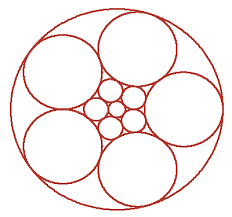
#> input picture circle.png, 232 x 217 px
$ python contours.py   (older library calls are emulated)
#> lines starting #> are read from the running program, lines starting #| are printed output that depends on the picture; after the words box and inside, x2 and y2 are one past the last pixel; in counts of white or black regions, pixels touching at a corner belong together
# -*- coding: utf-8 -*-
"""
Created on Sun Jun 07 17:48:34 2015

@author: Johnny

Illustrate the tutorial contour demo.
"""

'''import numpy as np
import cv2


img = cv2.imread('IMG_20190325_102353.jpg')
img_bak = img.copy()

imgray = cv2.cvtColor(img, cv2.COLOR_BGR2GRAY)
#ret, thresh = cv2.threshold(imgray, 110, 240, cv2.THRESH_BINARY)
thresh = cv2.adaptiveThreshold(imgray,250,cv2.ADAPTIVE_THRESH_MEAN_C,cv2.THRESH_BINARY,11,2)
image, contours, hierarchy = cv2.findContours(thresh, cv2.RETR_TREE, cv2.CHAIN_APPROX_SIMPLE)
contour_list = []#print(contours)
img = cv2.drawContours(img, contours, -1, (0, 255, 0), 1)
cv2.imshow("Countour Mask", image)
cv2.imshow("Countor Plotter", img)
cv2.imwrite("tcon.jpg",img)
cv2.imwrite("countor Mask.jpg",image)
cv2.waitKey()
k = cv2.waitKey(0) & 0xFF
cv2.destroyAllWindows()'''

import numpy as np
import cv2


img = cv2.imread('circle.png')
#> img is the input picture: shape (217, 232, 3); mean B, G, R 238.6, 239.3, 248.9
img_bak = img.copy()

imgray = cv2.cvtColor(img, cv2.COLOR_BGR2GRAY)
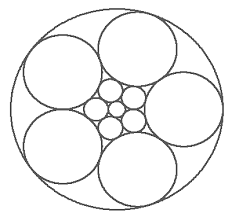
#> imgray: shape (217, 232); min 51, max 255, mean 242.1
ret, thresh = cv2.threshold(imgray, 110, 240, cv2.THRESH_BINARY)
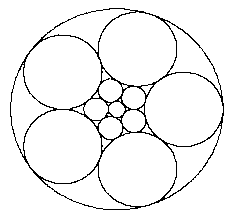
#> thresh: shape (217, 232); values 0 (black) and 240 (white), 95% white; black in thin lines or dots, all inside (x1, y1, x2, y2) = (10, 8, 224, 210)
#thresh = cv2.adaptiveThreshold(imgray,250,cv2.ADAPTIVE_THRESH_MEAN_C,cv2.THRESH_BINARY,11,2)
image, contours, hierarchy = cv2.findContours(thresh, cv2.RETR_TREE, cv2.CHAIN_APPROX_SIMPLE)
#> contours = 106 contours, 73 with area under 20; largest, box (x1, y1, x2, y2) and area: (0, 0, 232, 217) 49896, (28, 32, 197, 184) 2720, (122, 110, 145, 132) 368, (99, 117, 122, 139) 364, (21, 127, 81, 189) 263
contour_list = []
for contour in contours:
    approx = cv2.approxPolyDP(contour,0.01*cv2.arcLength(contour,True),True)
    area = cv2.contourArea(contour)

    if ((len(approx) > 8) & (len(approx) < 23) & (area > 30) ):
        contour_list.append(contour)
        print(area)
#> this loop made 106 passes
#> area on passes 2, 5, 14, 18, 19, 21, 29, 30, 32, 37, 42, 43: 54, 24, 25, 22, 35, 209, 20, 44, 32, 80, 34.5, 263
#> (approx, area) on pass 1: ([[0, 0], [0, 216], [231, 216], [231, 0]], 49896)
#| 35.0
#| 209.0
#| 44.0
#| 32.0
#| 80.0
#| 34.5
#| 263.0
#| 49.0
#> (further printed lines are left out)
#> after the loop, contour_list = 21 contours; largest, box (x1, y1, x2, y2) and area: (122, 110, 145, 132) 368, (99, 117, 122, 139) 364, (21, 127, 81, 189) 263, (17, 33, 51, 95) 212, (108, 179, 176, 210) 209
#print(contours)
img = cv2.drawContours(img, contour_list, -1, (0, 255, 0), 1)
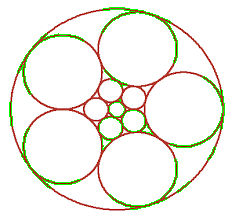
#> img: shape (217, 232, 3); 3.01% of pixels changed, all inside (x1, y1, x2, y2) = (9, 7, 225, 210)
cv2.imshow("Countour", image)
cv2.imshow("Countor Plotter", img)
cv2.imwrite("tcon.jpg",img)
cv2.imwrite("countor Mask.jpg",image)
cv2.waitKey()
k = cv2.waitKey(0) & 0xFF
#> (key Esc is pressed here)
cv2.destroyAllWindows()
